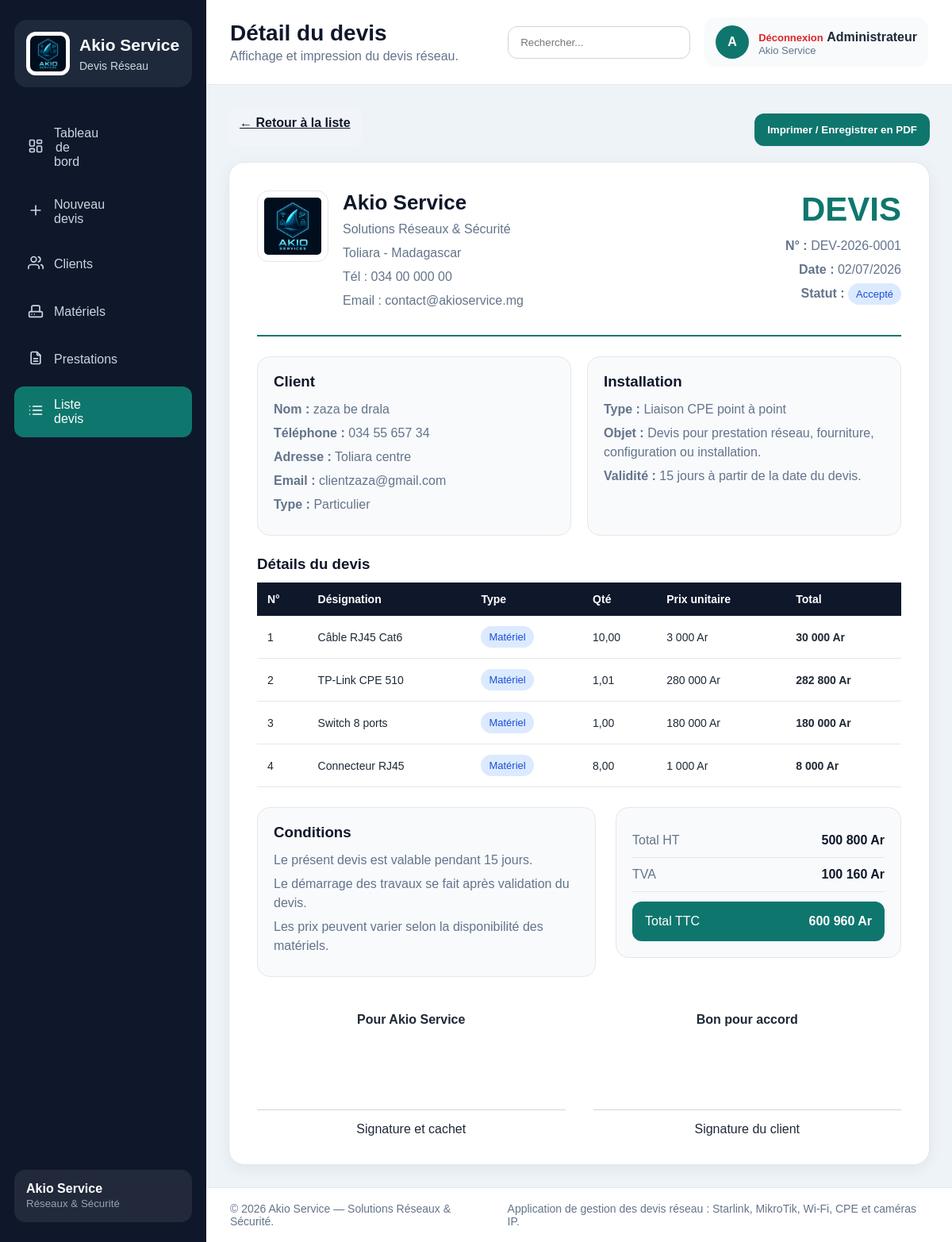
Page /voir_devis.php?id=1 (signed in) on the committed database.
### tables this page shows
CREATE TABLE `devis` (
  `id` int(11) NOT NULL AUTO_INCREMENT,
  `numero_devis` varchar(50) DEFAULT NULL,
  `client_id` int(11) DEFAULT NULL,
  `type_installation` varchar(100) DEFAULT NULL,
  `total_ht` decimal(12,2) DEFAULT NULL,
  `tva` decimal(12,2) DEFAULT NULL,
  `total_ttc` decimal(12,2) DEFAULT NULL,
  `statut` varchar(30) DEFAULT 'Brouillon',
  `date_devis` datetime DEFAULT current_timestamp(),
  PRIMARY KEY (`id`),
  KEY `client_id` (`client_id`),
  CONSTRAINT `devis_ibfk_1` FOREIGN KEY (`client_id`) REFERENCES `clients` (`id`)
);

CREATE TABLE `clients` (
  `id` int(11) NOT NULL AUTO_INCREMENT,
  `nom` varchar(100) NOT NULL,
  `telephone` varchar(30) DEFAULT NULL,
  `adresse` varchar(150) DEFAULT NULL,
  `email` varchar(100) DEFAULT NULL,
  `type_client` varchar(50) DEFAULT NULL,
  `date_creation` datetime DEFAULT current_timestamp(),
  PRIMARY KEY (`id`)
);

CREATE TABLE `lignes_devis` (
  `id` int(11) NOT NULL AUTO_INCREMENT,
  `devis_id` int(11) DEFAULT NULL,
  `designation` varchar(150) DEFAULT NULL,
  `type_ligne` varchar(30) DEFAULT NULL,
  `quantite` decimal(10,2) DEFAULT NULL,
  `prix_unitaire` decimal(12,2) DEFAULT NULL,
  `total` decimal(12,2) DEFAULT NULL,
  PRIMARY KEY (`id`),
  KEY `devis_id` (`devis_id`),
  CONSTRAINT `lignes_devis_ibfk_1` FOREIGN KEY (`devis_id`) REFERENCES `devis` (`id`)
);

### voir_devis.php (the view, shortened to what this page needs)
<?php
require_once "config.php";
$page_active = "liste_devis";
$titre_page = "Détail du devis";
$description_page = "Affichage et impression du devis réseau.";
$page_css = "devis.css";
$id = intval($_GET["id"] ?? 0);
$stmt = $pdo->prepare("
    SELECT
        devis.*,
        clients.nom AS client_nom,
        clients.telephone AS client_telephone,
        clients.adresse AS client_adresse,
        clients.email AS client_email,
        clients.type_client AS client_type
    FROM devis
    LEFT JOIN clients ON devis.client_id = clients.id
    WHERE devis.id = ?
");
$stmt->execute([$id]);
$devis = $stmt->fetch(PDO::FETCH_ASSOC);
$stmt_lignes = $pdo->prepare("
    SELECT *
    FROM lignes_devis
    WHERE devis_id = ?
    ORDER BY id ASC
");
$stmt_lignes->execute([$id]);
$lignes = $stmt_lignes->fetchAll(PDO::FETCH_ASSOC);
require_once "includes/header.php";
?>
<section class="content">
    <div class="devis-actions no-print">
        <a href="liste_devis.php" class="btn-secondary">← Retour à la liste</a>
        <button type="button" class="btn-submit" onclick="window.print()">
            Imprimer / Enregistrer en PDF
        </button>
    </div>
    <div class="print-devis">
        <div class="devis-header">
            <div class="company-info">
                <div class="company-logo">
                    <img src="images/logo.jpeg" alt="Logo Akio Service">
                </div>
                <div>
                    <h2>Akio Service</h2>
                    <p>Solutions Réseaux & Sécurité</p>
                    <p>Toliara - Madagascar</p>
                    <p>Tél : 034 00 000 00</p>
                    <p>Email : contact@akioservice.mg</p>
                </div>
            </div>
            <div class="devis-info">
                <h1>DEVIS</h1>
                <p>
                    <strong>N° :</strong>
                    <?php echo htmlspecialchars($devis["numero_devis"]); ?>
                </p>
                <p>
                    <strong>Date :</strong>
                    <?php echo date("d/m/Y", strtotime($devis["date_devis"])); ?>
                </p>
                <p>
                    <strong>Statut :</strong>
                    <span class="status">
                        <?php echo htmlspecialchars($devis["statut"]); ?>
                    </span>
                </p>
            </div>
        </div>
        <div class="devis-section-grid">
            <div class="devis-box">
                <h3>Client</h3>
                <p>
                    <strong>Nom :</strong>
                    <?php echo htmlspecialchars($devis["client_nom"] ?? "Client non défini"); ?>
                </p>
                <p>
                    <strong>Téléphone :</strong>
                    <?php echo htmlspecialchars($devis["client_telephone"] ?? ""); ?>
                </p>
                <p>
                    <strong>Adresse :</strong>
                    <?php echo htmlspecialchars($devis["client_adresse"] ?? ""); ?>
                </p>
                <p>
                    <strong>Email :</strong>
                    <?php echo htmlspecialchars($devis["client_email"] ?? ""); ?>
                </p>
                <p>
                    <strong>Type :</strong>
                    <?php echo htmlspecialchars($devis["client_type"] ?? ""); ?>
                </p>
            </div>
            <div class="devis-box">
                <h3>Installation</h3>
                <p>
                    <strong>Type :</strong>
                    <?php echo htmlspecialchars($devis["type_installation"]); ?>
                </p>
                <p>
                    <strong>Objet :</strong>
                    Devis pour prestation réseau, fourniture, configuration ou installation.
                </p>
                <p>
                    <strong>Validité :</strong>
                    15 jours à partir de la date du devis.
                </p>
            </div>
        </div>
        <div class="devis-table-section">
            <h3>Détails du devis</h3>
            <?php if (count($lignes) > 0): ?>
                <table class="devis-table">
                    <thead>
                        <tr>
                            <th>N°</th>
                            <th>Désignation</th>
                            <?php if (isset($lignes[0]["type_ligne"])): ?>
                                <th>Type</th>
                            <?php endif; ?>
                            <th>Qté</th>
                            <th>Prix unitaire</th>
                            <th>Total</th>
                        </tr>
                    </thead>
                    <tbody>
                        <?php foreach ($lignes as $index => $ligne): ?>
                            <tr>
                                <td><?php echo $index + 1; ?></td>
                                <td>
                                    <?php echo htmlspecialchars($ligne["designation"]); ?>
                                </td>
                                <?php if (isset($ligne["type_ligne"])): ?>
                                    <td>
                                        <span class="type-badge">
                                            <?php echo htmlspecialchars($ligne["type_ligne"]); ?>
                                        </span>
                                    </td>
                                <?php endif; ?>
                                <td>
                                    <?php echo number_format($ligne["quantite"], 2, ",", " "); ?>
                                </td>
                                <td>
                                    <?php echo number_format($ligne["prix_unitaire"], 0, ",", " "); ?> Ar
                                </td>
                                <td>
                                    <strong>
                                        <?php echo number_format($ligne["total"], 0, ",", " "); ?> Ar
                                    </strong>
                                </td>
                            </tr>
                        <?php endforeach; ?>
                    </tbody>
                </table>
            <?php endif; ?>
        </div>
        <div class="totaux-zone">
            <div class="conditions-box">
                <h3>Conditions</h3>
                <p>Le présent devis est valable pendant 15 jours.</p>
                <p>Le démarrage des travaux se fait après validation du devis.</p>
                <p>Les prix peuvent varier selon la disponibilité des matériels.</p>
            </div>
            <div class="totaux-box">
                <div class="total-row">
                    <span>Total HT</span>
                    <strong>
                        <?php echo number_format($devis["total_ht"], 0, ",", " "); ?> Ar
                    </strong>
                </div>
                <div class="total-row">
                    <span>TVA</span>
                    <strong>
                        <?php echo number_format($devis["tva"], 0, ",", " "); ?> Ar
                    </strong>
                </div>
                <div class="total-row total-final">
                    <span>Total TTC</span>
                    <strong>
                        <?php echo number_format($devis["total_ttc"], 0, ",", " "); ?> Ar
                    </strong>
                </div>
            </div>
        </div>
        <div class="signature-zone">
            <div>
                <p><strong>Pour Akio Service</strong></p>
                <div class="signature-box"></div>
                <p>Signature et cachet</p>
            </div>
            <div>
                <p><strong>Bon pour accord</strong></p>
                <div class="signature-box"></div>
                <p>Signature du client</p>
            </div>
        </div>
    </div>
</section>
<?php require_once "includes/footer.php"; ?>

### includes/header.php (shortened to what this page needs)
<!DOCTYPE html>
<html lang="fr">
<head>
    <link rel="stylesheet" href="css/style.css">
    <?php if (!empty($page_css)): ?>
        <link rel="stylesheet" href="css/<?php echo $page_css; ?>">
    <?php endif; ?>
</head>
<body>
<div class="app">
    <?php require_once "includes/sidebar.php"; ?>
    <main class="main">
        <header class="topbar">
            <div>
                <h1><?php echo $titre_page ?? "Tableau de bord"; ?></h1>
                <p><?php echo $description_page ?? "Gestion des devis réseau et installations."; ?></p>
            </div>
            <div class="topbar-right">
                <div class="search-box">
                    <input
                        type="text"
                        id="searchInput"
                        placeholder="Rechercher..."
                        autocomplete="off"
                    >
                </div>
                <div class="user-box">
                    <div class="avatar">A</div>
                    <div>
                        <a href="logout.php" class="logout-btn">Déconnexion</a>
                        <strong>Administrateur</strong>
                        <p>Akio Service</p>
                    </div>
                </div>
            </div>
        </header>

### includes/sidebar.php (shortened to what this page needs)
<aside class="sidebar">
    <div class="logo">
        <img src="images/logo.jpeg" alt="Logo Akio Service" class="logo-img">
        <div class="logo-text">
            <h2>Akio Service</h2>
            <p>Devis Réseau</p>
        </div>
    </div>
    <nav class="menu" aria-label="Navigation principale">
        <?php foreach ($menu_items as $item): ?>
            <?php $est_actif = ($page_active === $item['key']); ?>
            <a
                href="<?php echo $item['href']; ?>"
                class="<?php echo $est_actif ? 'active' : ''; ?>"
                <?php echo $est_actif ? 'aria-current="page"' : ''; ?>
            >
                <span class="menu-icon"><?php echo $item['icon']; ?></span>
                <span class="menu-label"><?php echo $item['label']; ?></span>
            </a>
        <?php endforeach; ?>
    </nav>
    <div class="sidebar-footer">
        <p>Akio Service</p>
        <small>Réseaux & Sécurité</small>
    </div>
</aside>

### includes/footer.php (shortened to what this page needs)
        <footer class="footer">
            <p>
                © <?php echo date("Y"); ?> Akio Service — Solutions Réseaux & Sécurité.
            </p>
            <p>
                Application de gestion des devis réseau : Starlink, MikroTik, Wi-Fi, CPE et caméras IP.
            </p>
        </footer>
    </main>
</div>
</body>
</html>

### css/style.css (style rules this page uses)
:root { --color-accent: #0f766e; --color-accent-dark: #115e59; --color-bg: #eef3f8; --color-panel-bg: #ffffff; --color-empty-bg: #f8fafc; --color-table-header-bg: #f1f5f9; --color-status-bg: #dbeafe; --color-text: #1f2937; --color-text-strong: #0f172a; --color-text-secondary: #64748b; --color-border: #e5e7eb; --color-border-input: #cbd5e1; --color-shadow: rgba(0,0,0,0.06); }
* { margin: 0; padding: 0; box-sizing: border-box; }
body { font-family: Arial, sans-serif; background: var(--color-bg); color: var(--color-text); }
.app { display: flex; min-height: 100vh; }
.sidebar { width: 260px; background: #0f172a; color: white; padding: 25px 18px; display: flex; flex-direction: column; position: fixed; left: 0; top: 0; bottom: 0; }
.logo { margin-bottom: 35px; padding: 15px; background: #1e293b; border-radius: 16px; display: flex; align-items: center; gap: 12px; }
.logo-img { width: 55px; height: 55px; object-fit: contain; background: var(--color-panel-bg); padding: 5px; border-radius: 12px; display: block; }
.logo-text h2 { color: #ffffff; font-size: 21px; line-height: 1.2; }
.logo-text p { color: #cbd5e1; margin-top: 5px; font-size: 14px; }
.menu { display: flex; flex-direction: column; gap: 8px; }
.menu a { color: #cbd5e1; text-decoration: none; padding: 14px 16px; border-radius: 12px; display: flex; gap: 12px; align-items: center; transition: 0.3s; }
.menu a span { width: 22px; text-align: center; }
.menu a:hover, .menu a.active { background: var(--color-accent); color: white; }
.sidebar-footer { margin-top: auto; background: rgba(255,255,255,0.08); padding: 15px; border-radius: 14px; }
.sidebar-footer p { font-weight: bold; }
.sidebar-footer small { color: #94a3b8; }
.main { margin-left: 260px; width: calc(100% - 260px); display: flex; flex-direction: column; min-height: 100vh; }
.topbar { background: var(--color-panel-bg); padding: 22px 30px; border-bottom: 1px solid var(--color-border); display: flex; justify-content: space-between; align-items: center; }
.topbar h1 { font-size: 28px; color: var(--color-text-strong); }
.topbar p { color: var(--color-text-secondary); margin-top: 4px; }
.topbar-right { display: flex; align-items: center; gap: 18px; }
.search-box input { padding: 12px 15px; border: 1px solid var(--color-border-input); border-radius: 12px; width: 230px; }
.user-box { display: flex; align-items: center; gap: 12px; background: var(--color-empty-bg); padding: 10px 14px; border-radius: 14px; }
.user-box p { margin: 0; font-size: 13px; }
.avatar { width: 42px; height: 42px; background: var(--color-accent); color: white; display: flex; align-items: center; justify-content: center; border-radius: 50%; font-weight: bold; }
.content { padding: 28px; flex: 1; }
table { width: 100%; border-collapse: collapse; }
th { background: var(--color-table-header-bg); padding: 14px; text-align: left; color: #334155; font-size: 14px; }
td { padding: 14px; border-bottom: 1px solid var(--color-border); font-size: 14px; }
.status { background: var(--color-status-bg); color: #1d4ed8; padding: 6px 10px; border-radius: 50px; font-size: 13px; }
.btn-submit { background: var(--color-accent); color: white; border: none; padding: 13px 16px; border-radius: 12px; font-weight: bold; cursor: pointer; margin-top: 8px; }
.footer { background: var(--color-panel-bg); border-top: 1px solid #e5e7eb; padding: 18px 30px; color: var(--color-text-secondary); font-size: 14px; display: flex; justify-content: space-between; gap: 15px; }
.logout-btn { display: inline-block; margin-top: 4px; color: #dc2626; text-decoration: none; font-size: 13px; font-weight: bold; }

### rows in the picture
devis: numero_devis "DEV-2026-0001", date_devis "02/07/2026", statut "Accepté", client.nom "zaza be drala", client.telephone "034 55 657 34", client.adresse "Toliara centre", client.email "clientzaza@gmail.com", client.type_client "Particulier", type_installation "Liaison CPE point à point", total_ht "500 800", tva "100 160", total_ttc "600 960"
lignes_devis: designation "Câble RJ45 Cat6", type_ligne "Matériel", quantite "10,00", prix_unitaire "3 000", total "30 000"
lignes_devis: designation "TP-Link CPE 510", type_ligne "Matériel", quantite "1,01", prix_unitaire "280 000", total "282 800"
lignes_devis: designation "Switch 8 ports", type_ligne "Matériel", quantite "1,00", prix_unitaire "180 000", total "180 000"
lignes_devis: designation "Connecteur RJ45", type_ligne "Matériel", quantite "8,00", prix_unitaire "1 000", total "8 000"

### other values in the picture
$item['label'] "Tableau de bord"
$item['label'] "Nouveau devis"
$item['label'] "Clients"
$item['label'] "Matériels"
$item['label'] "Prestations"
$item['label'] "Liste devis"
$titre_page "Détail du devis"
$description_page "Affichage et impression du devis réseau."
